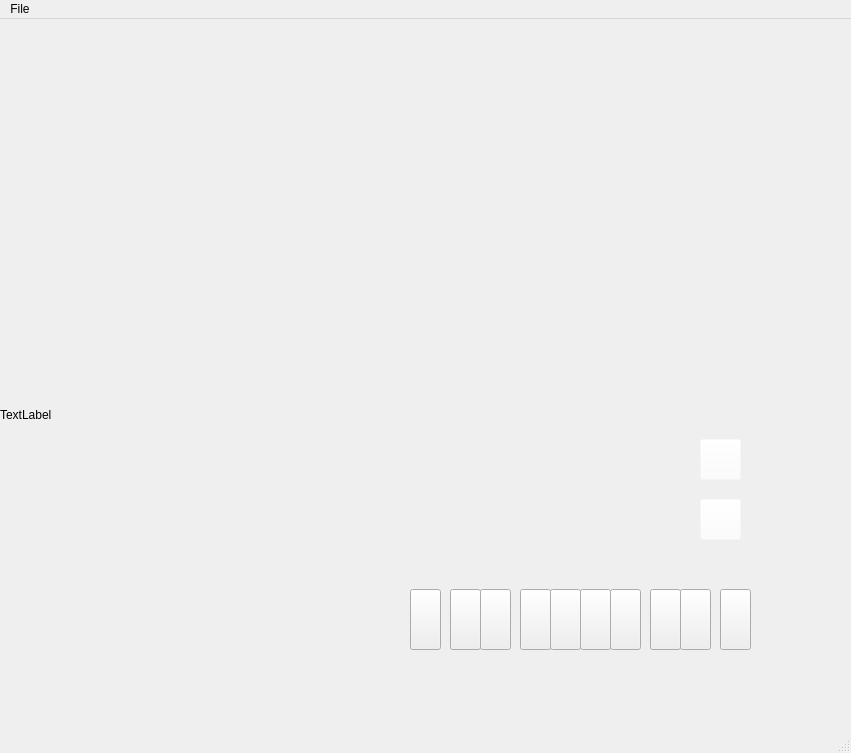
<?xml version="1.0" encoding="UTF-8"?>
<ui version="4.0">
 <class>MainWindow</class>
 <widget class="QMainWindow" name="MainWindow">
  <property name="enabled">
   <bool>true</bool>
  </property>
  <property name="geometry">
   <rect>
    <x>0</x>
    <y>0</y>
    <width>851</width>
    <height>753</height>
   </rect>
  </property>
  <property name="windowTitle">
   <string>MainWindow</string>
  </property>
  <property name="styleSheet">
   <string notr="true"/>
  </property>
  <widget class="QWidget" name="centralwidget">
   <widget class="QPushButton" name="sw9">
    <property name="geometry">
     <rect>
      <x>410</x>
      <y>570</y>
      <width>31</width>
      <height>61</height>
     </rect>
    </property>
    <property name="styleSheet">
     <string notr="true">background-image: url(:/de10 resource/InverseSW.png);</string>
    </property>
    <property name="text">
     <string/>
    </property>
    <property name="checkable">
     <bool>true</bool>
    </property>
    <property name="autoExclusive">
     <bool>true</bool>
    </property>
   </widget>
   <widget class="QPushButton" name="sw8">
    <property name="geometry">
     <rect>
      <x>450</x>
      <y>570</y>
      <width>31</width>
      <height>61</height>
     </rect>
    </property>
    <property name="styleSheet">
     <string notr="true">background-image: url(:/de10 resource/InverseSW.png);</string>
    </property>
    <property name="text">
     <string/>
    </property>
    <property name="checkable">
     <bool>true</bool>
    </property>
   </widget>
   <widget class="QPushButton" name="sw7">
    <property name="geometry">
     <rect>
      <x>480</x>
      <y>570</y>
      <width>31</width>
      <height>61</height>
     </rect>
    </property>
    <property name="styleSheet">
     <string notr="true">background-image: url(:/de10 resource/InverseSW.png);</string>
    </property>
    <property name="text">
     <string/>
    </property>
    <property name="checkable">
     <bool>true</bool>
    </property>
   </widget>
   <widget class="QPushButton" name="sw6">
    <property name="geometry">
     <rect>
      <x>520</x>
      <y>570</y>
      <width>31</width>
      <height>61</height>
     </rect>
    </property>
    <property name="styleSheet">
     <string notr="true">background-image: url(:/de10 resource/InverseSW.png);</string>
    </property>
    <property name="text">
     <string/>
    </property>
    <property name="checkable">
     <bool>true</bool>
    </property>
   </widget>
   <widget class="QPushButton" name="sw5">
    <property name="geometry">
     <rect>
      <x>550</x>
      <y>570</y>
      <width>31</width>
      <height>61</height>
     </rect>
    </property>
    <property name="styleSheet">
     <string notr="true">background-image: url(:/de10 resource/InverseSW.png);</string>
    </property>
    <property name="text">
     <string/>
    </property>
    <property name="checkable">
     <bool>true</bool>
    </property>
   </widget>
   <widget class="QPushButton" name="sw4">
    <property name="geometry">
     <rect>
      <x>580</x>
      <y>570</y>
      <width>31</width>
      <height>61</height>
     </rect>
    </property>
    <property name="styleSheet">
     <string notr="true">background-image: url(:/de10 resource/InverseSW.png);</string>
    </property>
    <property name="text">
     <string/>
    </property>
    <property name="checkable">
     <bool>true</bool>
    </property>
   </widget>
   <widget class="QPushButton" name="sw3">
    <property name="geometry">
     <rect>
      <x>610</x>
      <y>570</y>
      <width>31</width>
      <height>61</height>
     </rect>
    </property>
    <property name="styleSheet">
     <string notr="true">background-image: url(:/de10 resource/InverseSW.png);</string>
    </property>
    <property name="text">
     <string/>
    </property>
    <property name="checkable">
     <bool>true</bool>
    </property>
   </widget>
   <widget class="QPushButton" name="sw2">
    <property name="geometry">
     <rect>
      <x>650</x>
      <y>570</y>
      <width>31</width>
      <height>61</height>
     </rect>
    </property>
    <property name="styleSheet">
     <string notr="true">background-image: url(:/de10 resource/InverseSW.png);</string>
    </property>
    <property name="text">
     <string/>
    </property>
    <property name="checkable">
     <bool>true</bool>
    </property>
   </widget>
   <widget class="QPushButton" name="sw1">
    <property name="geometry">
     <rect>
      <x>680</x>
      <y>570</y>
      <width>31</width>
      <height>61</height>
     </rect>
    </property>
    <property name="styleSheet">
     <string notr="true">background-image: url(:/de10 resource/InverseSW.png);</string>
    </property>
    <property name="text">
     <string/>
    </property>
    <property name="checkable">
     <bool>true</bool>
    </property>
   </widget>
   <widget class="QPushButton" name="sw0">
    <property name="geometry">
     <rect>
      <x>720</x>
      <y>570</y>
      <width>31</width>
      <height>61</height>
     </rect>
    </property>
    <property name="styleSheet">
     <string notr="true">background-image: url(:/de10 resource/InverseSW.png);</string>
    </property>
    <property name="text">
     <string/>
    </property>
    <property name="checkable">
     <bool>true</bool>
    </property>
   </widget>
   <widget class="QPushButton" name="btnkey1">
    <property name="geometry">
     <rect>
      <x>700</x>
      <y>480</y>
      <width>41</width>
      <height>41</height>
     </rect>
    </property>
    <property name="styleSheet">
     <string notr="true">background-image: url(:/de10 resource/clear.png);
background-color: rgba(255, 255, 255, 0);</string>
    </property>
    <property name="text">
     <string/>
    </property>
   </widget>
   <widget class="QPushButton" name="btnkey0">
    <property name="geometry">
     <rect>
      <x>700</x>
      <y>420</y>
      <width>41</width>
      <height>41</height>
     </rect>
    </property>
    <property name="styleSheet">
     <string notr="true">background-image: url(:/de10 resource/clear.png);
background-color: rgba(255, 255, 255, 0);</string>
    </property>
    <property name="text">
     <string/>
    </property>
   </widget>
   <widget class="QLabel" name="de10">
    <property name="geometry">
     <rect>
      <x>0</x>
      <y>10</y>
      <width>911</width>
      <height>771</height>
     </rect>
    </property>
    <property name="sizePolicy">
     <sizepolicy hsizetype="MinimumExpanding" vsizetype="MinimumExpanding">
      <horstretch>0</horstretch>
      <verstretch>0</verstretch>
     </sizepolicy>
    </property>
    <property name="sizeIncrement">
     <size>
      <width>1</width>
      <height>1</height>
     </size>
    </property>
    <property name="autoFillBackground">
     <bool>false</bool>
    </property>
    <property name="styleSheet">
     <string notr="true">background-image: url(:/de10 resource/DE10Lite.png);</string>
    </property>
    <property name="frameShape">
     <enum>QFrame::NoFrame</enum>
    </property>
    <property name="text">
     <string>TextLabel</string>
    </property>
   </widget>
   <widget class="QLabel" name="seg1A">
    <property name="geometry">
     <rect>
      <x>90</x>
      <y>550</y>
      <width>31</width>
      <height>41</height>
     </rect>
    </property>
    <property name="styleSheet">
     <string notr="true">image: url(:/de10rs/de10 resource/A.png);</string>
    </property>
    <property name="text">
     <string/>
    </property>
   </widget>
   <widget class="QLabel" name="seg2A">
    <property name="geometry">
     <rect>
      <x>150</x>
      <y>550</y>
      <width>21</width>
      <height>41</height>
     </rect>
    </property>
    <property name="styleSheet">
     <string notr="true">image: url(:/de10rs/de10 resource/A.png);</string>
    </property>
    <property name="text">
     <string/>
    </property>
   </widget>
   <widget class="QLabel" name="seg3A">
    <property name="geometry">
     <rect>
      <x>190</x>
      <y>550</y>
      <width>51</width>
      <height>41</height>
     </rect>
    </property>
    <property name="styleSheet">
     <string notr="true">image: url(:/de10rs/de10 resource/A.png);</string>
    </property>
    <property name="text">
     <string/>
    </property>
   </widget>
   <widget class="QLabel" name="seg4A">
    <property name="geometry">
     <rect>
      <x>250</x>
      <y>550</y>
      <width>41</width>
      <height>41</height>
     </rect>
    </property>
    <property name="styleSheet">
     <string notr="true">image: url(:/de10rs/de10 resource/A.png);</string>
    </property>
    <property name="text">
     <string/>
    </property>
   </widget>
   <widget class="QLabel" name="seg5A">
    <property name="geometry">
     <rect>
      <x>310</x>
      <y>550</y>
      <width>41</width>
      <height>41</height>
     </rect>
    </property>
    <property name="styleSheet">
     <string notr="true">image: url(:/de10rs/de10 resource/A.png);</string>
    </property>
    <property name="text">
     <string/>
    </property>
   </widget>
   <widget class="QLabel" name="seg6A">
    <property name="geometry">
     <rect>
      <x>360</x>
      <y>550</y>
      <width>51</width>
      <height>41</height>
     </rect>
    </property>
    <property name="styleSheet">
     <string notr="true">image: url(:/de10rs/de10 resource/A.png);</string>
    </property>
    <property name="text">
     <string/>
    </property>
   </widget>
   <widget class="QLabel" name="seg1B">
    <property name="geometry">
     <rect>
      <x>100</x>
      <y>570</y>
      <width>31</width>
      <height>31</height>
     </rect>
    </property>
    <property name="styleSheet">
     <string notr="true">image: url(:/de10rs/de10 resource/B.png);</string>
    </property>
    <property name="text">
     <string/>
    </property>
   </widget>
   <widget class="QLabel" name="seg4B">
    <property name="geometry">
     <rect>
      <x>270</x>
      <y>560</y>
      <width>31</width>
      <height>41</height>
     </rect>
    </property>
    <property name="styleSheet">
     <string notr="true">image: url(:/de10rs/de10 resource/B.png);</string>
    </property>
    <property name="text">
     <string/>
    </property>
   </widget>
   <widget class="QLabel" name="seg5B">
    <property name="geometry">
     <rect>
      <x>320</x>
      <y>560</y>
      <width>41</width>
      <height>41</height>
     </rect>
    </property>
    <property name="styleSheet">
     <string notr="true">image: url(:/de10rs/de10 resource/B.png);</string>
    </property>
    <property name="text">
     <string/>
    </property>
   </widget>
   <widget class="QLabel" name="seg6B">
    <property name="geometry">
     <rect>
      <x>370</x>
      <y>570</y>
      <width>51</width>
      <height>31</height>
     </rect>
    </property>
    <property name="styleSheet">
     <string notr="true">image: url(:/de10rs/de10 resource/B.png);</string>
    </property>
    <property name="text">
     <string/>
    </property>
   </widget>
   <widget class="QLabel" name="seg2B">
    <property name="geometry">
     <rect>
      <x>150</x>
      <y>560</y>
      <width>41</width>
      <height>51</height>
     </rect>
    </property>
    <property name="styleSheet">
     <string notr="true">image: url(:/de10rs/de10 resource/B.png);</string>
    </property>
    <property name="text">
     <string/>
    </property>
   </widget>
   <widget class="QLabel" name="seg3B">
    <property name="geometry">
     <rect>
      <x>200</x>
      <y>570</y>
      <width>51</width>
      <height>31</height>
     </rect>
    </property>
    <property name="styleSheet">
     <string notr="true">image: url(:/de10rs/de10 resource/B.png);</string>
    </property>
    <property name="text">
     <string/>
    </property>
   </widget>
   <widget class="QLabel" name="seg5C">
    <property name="geometry">
     <rect>
      <x>319</x>
      <y>589</y>
      <width>41</width>
      <height>41</height>
     </rect>
    </property>
    <property name="styleSheet">
     <string notr="true">image: url(:/de10rs/de10 resource/C.png);</string>
    </property>
    <property name="text">
     <string/>
    </property>
   </widget>
   <widget class="QLabel" name="seg2C">
    <property name="geometry">
     <rect>
      <x>140</x>
      <y>590</y>
      <width>51</width>
      <height>41</height>
     </rect>
    </property>
    <property name="styleSheet">
     <string notr="true">image: url(:/de10rs/de10 resource/C.png);</string>
    </property>
    <property name="text">
     <string/>
    </property>
   </widget>
   <widget class="QLabel" name="seg3C">
    <property name="geometry">
     <rect>
      <x>190</x>
      <y>590</y>
      <width>61</width>
      <height>41</height>
     </rect>
    </property>
    <property name="styleSheet">
     <string notr="true">image: url(:/de10rs/de10 resource/C.png);</string>
    </property>
    <property name="text">
     <string/>
    </property>
   </widget>
   <widget class="QLabel" name="seg4C">
    <property name="geometry">
     <rect>
      <x>260</x>
      <y>590</y>
      <width>41</width>
      <height>41</height>
     </rect>
    </property>
    <property name="styleSheet">
     <string notr="true">image: url(:/de10rs/de10 resource/C.png);</string>
    </property>
    <property name="text">
     <string/>
    </property>
   </widget>
   <widget class="QLabel" name="seg1C">
    <property name="geometry">
     <rect>
      <x>90</x>
      <y>590</y>
      <width>41</width>
      <height>41</height>
     </rect>
    </property>
    <property name="styleSheet">
     <string notr="true">image: url(:/de10rs/de10 resource/C.png);</string>
    </property>
    <property name="text">
     <string/>
    </property>
    <property name="alignment">
     <set>Qt::AlignLeading|Qt::AlignLeft|Qt::AlignVCenter</set>
    </property>
   </widget>
   <widget class="QLabel" name="seg6C">
    <property name="geometry">
     <rect>
      <x>360</x>
      <y>590</y>
      <width>61</width>
      <height>41</height>
     </rect>
    </property>
    <property name="styleSheet">
     <string notr="true">image: url(:/de10rs/de10 resource/C.png);</string>
    </property>
    <property name="text">
     <string/>
    </property>
   </widget>
   <widget class="QLabel" name="seg1D">
    <property name="geometry">
     <rect>
      <x>70</x>
      <y>600</y>
      <width>51</width>
      <height>41</height>
     </rect>
    </property>
    <property name="styleSheet">
     <string notr="true">image: url(:/de10rs/de10 resource/D.png);</string>
    </property>
    <property name="text">
     <string/>
    </property>
    <property name="alignment">
     <set>Qt::AlignLeading|Qt::AlignLeft|Qt::AlignVCenter</set>
    </property>
   </widget>
   <widget class="QLabel" name="seg3D">
    <property name="geometry">
     <rect>
      <x>180</x>
      <y>600</y>
      <width>51</width>
      <height>41</height>
     </rect>
    </property>
    <property name="styleSheet">
     <string notr="true">image: url(:/de10rs/de10 resource/D.png);</string>
    </property>
    <property name="text">
     <string/>
    </property>
   </widget>
   <widget class="QLabel" name="seg6D">
    <property name="geometry">
     <rect>
      <x>350</x>
      <y>600</y>
      <width>51</width>
      <height>41</height>
     </rect>
    </property>
    <property name="styleSheet">
     <string notr="true">image: url(:/de10rs/de10 resource/D.png);</string>
    </property>
    <property name="text">
     <string/>
    </property>
   </widget>
   <widget class="QLabel" name="seg2D">
    <property name="geometry">
     <rect>
      <x>130</x>
      <y>600</y>
      <width>41</width>
      <height>41</height>
     </rect>
    </property>
    <property name="styleSheet">
     <string notr="true">image: url(:/de10rs/de10 resource/D.png);</string>
    </property>
    <property name="text">
     <string/>
    </property>
   </widget>
   <widget class="QLabel" name="seg4D">
    <property name="geometry">
     <rect>
      <x>240</x>
      <y>600</y>
      <width>51</width>
      <height>41</height>
     </rect>
    </property>
    <property name="styleSheet">
     <string notr="true">image: url(:/de10rs/de10 resource/D.png);</string>
    </property>
    <property name="text">
     <string/>
    </property>
   </widget>
   <widget class="QLabel" name="seg5D">
    <property name="geometry">
     <rect>
      <x>300</x>
      <y>600</y>
      <width>51</width>
      <height>41</height>
     </rect>
    </property>
    <property name="styleSheet">
     <string notr="true">image: url(:/de10rs/de10 resource/D.png);</string>
    </property>
    <property name="text">
     <string/>
    </property>
   </widget>
   <widget class="QLabel" name="seg4E">
    <property name="geometry">
     <rect>
      <x>230</x>
      <y>590</y>
      <width>41</width>
      <height>41</height>
     </rect>
    </property>
    <property name="styleSheet">
     <string notr="true">image: url(:/de10rs/de10 resource/E.png);</string>
    </property>
    <property name="text">
     <string/>
    </property>
   </widget>
   <widget class="QLabel" name="seg3E">
    <property name="geometry">
     <rect>
      <x>170</x>
      <y>590</y>
      <width>51</width>
      <height>31</height>
     </rect>
    </property>
    <property name="styleSheet">
     <string notr="true">image: url(:/de10rs/de10 resource/E.png);</string>
    </property>
    <property name="text">
     <string/>
    </property>
   </widget>
   <widget class="QLabel" name="seg1E">
    <property name="geometry">
     <rect>
      <x>60</x>
      <y>590</y>
      <width>41</width>
      <height>41</height>
     </rect>
    </property>
    <property name="styleSheet">
     <string notr="true">image: url(:/de10rs/de10 resource/E.png);</string>
    </property>
    <property name="text">
     <string/>
    </property>
    <property name="alignment">
     <set>Qt::AlignLeading|Qt::AlignLeft|Qt::AlignVCenter</set>
    </property>
   </widget>
   <widget class="QLabel" name="seg6E">
    <property name="geometry">
     <rect>
      <x>340</x>
      <y>590</y>
      <width>51</width>
      <height>41</height>
     </rect>
    </property>
    <property name="styleSheet">
     <string notr="true">image: url(:/de10rs/de10 resource/E.png);</string>
    </property>
    <property name="text">
     <string/>
    </property>
   </widget>
   <widget class="QLabel" name="seg5E">
    <property name="geometry">
     <rect>
      <x>280</x>
      <y>590</y>
      <width>61</width>
      <height>41</height>
     </rect>
    </property>
    <property name="styleSheet">
     <string notr="true">image: url(:/de10rs/de10 resource/E.png);</string>
    </property>
    <property name="text">
     <string/>
    </property>
   </widget>
   <widget class="QLabel" name="seg2E">
    <property name="enabled">
     <bool>true</bool>
    </property>
    <property name="geometry">
     <rect>
      <x>120</x>
      <y>590</y>
      <width>41</width>
      <height>31</height>
     </rect>
    </property>
    <property name="styleSheet">
     <string notr="true">image: url(:/de10rs/de10 resource/E.png);</string>
    </property>
    <property name="text">
     <string/>
    </property>
   </widget>
   <widget class="QLabel" name="seg4F">
    <property name="geometry">
     <rect>
      <x>230</x>
      <y>560</y>
      <width>51</width>
      <height>41</height>
     </rect>
    </property>
    <property name="styleSheet">
     <string notr="true">image: url(:/de10rs/de10 resource/F.png);</string>
    </property>
    <property name="text">
     <string/>
    </property>
   </widget>
   <widget class="QLabel" name="seg3F">
    <property name="geometry">
     <rect>
      <x>170</x>
      <y>560</y>
      <width>61</width>
      <height>41</height>
     </rect>
    </property>
    <property name="styleSheet">
     <string notr="true">image: url(:/de10rs/de10 resource/F.png);</string>
    </property>
    <property name="text">
     <string/>
    </property>
   </widget>
   <widget class="QLabel" name="seg1F">
    <property name="geometry">
     <rect>
      <x>60</x>
      <y>570</y>
      <width>51</width>
      <height>31</height>
     </rect>
    </property>
    <property name="styleSheet">
     <string notr="true">image: url(:/de10rs/de10 resource/F.png);</string>
    </property>
    <property name="text">
     <string/>
    </property>
    <property name="alignment">
     <set>Qt::AlignLeading|Qt::AlignLeft|Qt::AlignVCenter</set>
    </property>
   </widget>
   <widget class="QLabel" name="seg2F">
    <property name="enabled">
     <bool>true</bool>
    </property>
    <property name="geometry">
     <rect>
      <x>120</x>
      <y>560</y>
      <width>51</width>
      <height>41</height>
     </rect>
    </property>
    <property name="styleSheet">
     <string notr="true">image: url(:/de10rs/de10 resource/F.png);</string>
    </property>
    <property name="text">
     <string/>
    </property>
   </widget>
   <widget class="QLabel" name="seg5F">
    <property name="geometry">
     <rect>
      <x>280</x>
      <y>560</y>
      <width>71</width>
      <height>41</height>
     </rect>
    </property>
    <property name="styleSheet">
     <string notr="true">image: url(:/de10rs/de10 resource/F.png);</string>
    </property>
    <property name="text">
     <string/>
    </property>
   </widget>
   <widget class="QLabel" name="seg6F">
    <property name="geometry">
     <rect>
      <x>340</x>
      <y>570</y>
      <width>61</width>
      <height>31</height>
     </rect>
    </property>
    <property name="styleSheet">
     <string notr="true">image: url(:/de10rs/de10 resource/F.png);</string>
    </property>
    <property name="text">
     <string/>
    </property>
   </widget>
   <widget class="QLabel" name="seg3G">
    <property name="geometry">
     <rect>
      <x>180</x>
      <y>580</y>
      <width>61</width>
      <height>31</height>
     </rect>
    </property>
    <property name="styleSheet">
     <string notr="true">image: url(:/de10rs/de10 resource/G.png);</string>
    </property>
    <property name="text">
     <string/>
    </property>
   </widget>
   <widget class="QLabel" name="seg6G">
    <property name="geometry">
     <rect>
      <x>350</x>
      <y>580</y>
      <width>61</width>
      <height>31</height>
     </rect>
    </property>
    <property name="styleSheet">
     <string notr="true">image: url(:/de10rs/de10 resource/G.png);</string>
    </property>
    <property name="text">
     <string/>
    </property>
   </widget>
   <widget class="QLabel" name="seg4G">
    <property name="geometry">
     <rect>
      <x>240</x>
      <y>580</y>
      <width>51</width>
      <height>31</height>
     </rect>
    </property>
    <property name="styleSheet">
     <string notr="true">image: url(:/de10rs/de10 resource/G.png);</string>
    </property>
    <property name="text">
     <string/>
    </property>
   </widget>
   <widget class="QLabel" name="seg5G">
    <property name="geometry">
     <rect>
      <x>290</x>
      <y>580</y>
      <width>71</width>
      <height>31</height>
     </rect>
    </property>
    <property name="styleSheet">
     <string notr="true">image: url(:/de10rs/de10 resource/G.png);</string>
    </property>
    <property name="text">
     <string/>
    </property>
   </widget>
   <widget class="QLabel" name="seg2G">
    <property name="enabled">
     <bool>true</bool>
    </property>
    <property name="geometry">
     <rect>
      <x>130</x>
      <y>580</y>
      <width>51</width>
      <height>31</height>
     </rect>
    </property>
    <property name="styleSheet">
     <string notr="true">image: url(:/de10rs/de10 resource/G.png);</string>
    </property>
    <property name="text">
     <string/>
    </property>
   </widget>
   <widget class="QLabel" name="seg1G">
    <property name="geometry">
     <rect>
      <x>70</x>
      <y>580</y>
      <width>61</width>
      <height>31</height>
     </rect>
    </property>
    <property name="styleSheet">
     <string notr="true">image: url(:/de10rs/de10 resource/G.png);</string>
    </property>
    <property name="text">
     <string/>
    </property>
    <property name="alignment">
     <set>Qt::AlignLeading|Qt::AlignLeft|Qt::AlignVCenter</set>
    </property>
   </widget>
   <widget class="QLabel" name="ledR0">
    <property name="geometry">
     <rect>
      <x>710</x>
      <y>540</y>
      <width>41</width>
      <height>21</height>
     </rect>
    </property>
    <property name="styleSheet">
     <string notr="true">image: url(:/de10 resource/led.png);</string>
    </property>
    <property name="text">
     <string/>
    </property>
   </widget>
   <widget class="QLabel" name="ledR1">
    <property name="geometry">
     <rect>
      <x>670</x>
      <y>540</y>
      <width>51</width>
      <height>21</height>
     </rect>
    </property>
    <property name="styleSheet">
     <string notr="true">image: url(:/de10 resource/led.png);</string>
    </property>
    <property name="text">
     <string/>
    </property>
   </widget>
   <widget class="QLabel" name="ledR2">
    <property name="geometry">
     <rect>
      <x>640</x>
      <y>540</y>
      <width>51</width>
      <height>21</height>
     </rect>
    </property>
    <property name="styleSheet">
     <string notr="true">image: url(:/de10 resource/led.png);</string>
    </property>
    <property name="text">
     <string/>
    </property>
   </widget>
   <widget class="QLabel" name="ledR9">
    <property name="geometry">
     <rect>
      <x>400</x>
      <y>540</y>
      <width>51</width>
      <height>21</height>
     </rect>
    </property>
    <property name="styleSheet">
     <string notr="true">image: url(:/de10 resource/led.png);</string>
    </property>
    <property name="text">
     <string/>
    </property>
   </widget>
   <widget class="QLabel" name="ledR8">
    <property name="geometry">
     <rect>
      <x>430</x>
      <y>540</y>
      <width>61</width>
      <height>21</height>
     </rect>
    </property>
    <property name="styleSheet">
     <string notr="true">image: url(:/de10 resource/led.png);</string>
    </property>
    <property name="text">
     <string/>
    </property>
   </widget>
   <widget class="QLabel" name="ledR7">
    <property name="geometry">
     <rect>
      <x>470</x>
      <y>540</y>
      <width>51</width>
      <height>21</height>
     </rect>
    </property>
    <property name="styleSheet">
     <string notr="true">image: url(:/de10 resource/led.png);</string>
    </property>
    <property name="text">
     <string/>
    </property>
   </widget>
   <widget class="QLabel" name="ledR6">
    <property name="geometry">
     <rect>
      <x>500</x>
      <y>540</y>
      <width>61</width>
      <height>21</height>
     </rect>
    </property>
    <property name="styleSheet">
     <string notr="true">image: url(:/de10 resource/led.png);</string>
    </property>
    <property name="text">
     <string/>
    </property>
   </widget>
   <widget class="QLabel" name="ledR5">
    <property name="geometry">
     <rect>
      <x>530</x>
      <y>540</y>
      <width>61</width>
      <height>21</height>
     </rect>
    </property>
    <property name="styleSheet">
     <string notr="true">image: url(:/de10 resource/led.png);</string>
    </property>
    <property name="text">
     <string/>
    </property>
   </widget>
   <widget class="QLabel" name="ledR4">
    <property name="geometry">
     <rect>
      <x>570</x>
      <y>540</y>
      <width>51</width>
      <height>21</height>
     </rect>
    </property>
    <property name="styleSheet">
     <string notr="true">image: url(:/de10 resource/led.png);</string>
    </property>
    <property name="text">
     <string/>
    </property>
   </widget>
   <widget class="QLabel" name="ledR3">
    <property name="geometry">
     <rect>
      <x>600</x>
      <y>540</y>
      <width>61</width>
      <height>21</height>
     </rect>
    </property>
    <property name="styleSheet">
     <string notr="true">image: url(:/de10 resource/led.png);</string>
    </property>
    <property name="text">
     <string/>
    </property>
   </widget>
   <widget class="QLabel" name="seg1H">
    <property name="geometry">
     <rect>
      <x>90</x>
      <y>610</y>
      <width>61</width>
      <height>41</height>
     </rect>
    </property>
    <property name="styleSheet">
     <string notr="true">image: url(:/de10rs/de10 resource/H.png);</string>
    </property>
    <property name="text">
     <string/>
    </property>
   </widget>
   <widget class="QLabel" name="seg2H">
    <property name="geometry">
     <rect>
      <x>140</x>
      <y>610</y>
      <width>71</width>
      <height>41</height>
     </rect>
    </property>
    <property name="styleSheet">
     <string notr="true">image: url(:/de10rs/de10 resource/H.png);</string>
    </property>
    <property name="text">
     <string/>
    </property>
   </widget>
   <widget class="QLabel" name="seg3H">
    <property name="geometry">
     <rect>
      <x>200</x>
      <y>610</y>
      <width>71</width>
      <height>41</height>
     </rect>
    </property>
    <property name="styleSheet">
     <string notr="true">image: url(:/de10rs/de10 resource/H.png);</string>
    </property>
    <property name="text">
     <string/>
    </property>
   </widget>
   <widget class="QLabel" name="seg4H">
    <property name="geometry">
     <rect>
      <x>250</x>
      <y>610</y>
      <width>81</width>
      <height>41</height>
     </rect>
    </property>
    <property name="styleSheet">
     <string notr="true">image: url(:/de10rs/de10 resource/H.png);</string>
    </property>
    <property name="text">
     <string/>
    </property>
   </widget>
   <widget class="QLabel" name="seg5H">
    <property name="geometry">
     <rect>
      <x>310</x>
      <y>610</y>
      <width>81</width>
      <height>41</height>
     </rect>
    </property>
    <property name="styleSheet">
     <string notr="true">image: url(:/de10rs/de10 resource/H.png);</string>
    </property>
    <property name="text">
     <string/>
    </property>
   </widget>
   <widget class="QLabel" name="seg6H">
    <property name="geometry">
     <rect>
      <x>360</x>
      <y>610</y>
      <width>81</width>
      <height>41</height>
     </rect>
    </property>
    <property name="styleSheet">
     <string notr="true">image: url(:/de10rs/de10 resource/H.png);</string>
    </property>
    <property name="text">
     <string/>
    </property>
   </widget>
   <zorder>de10</zorder>
   <zorder>sw9</zorder>
   <zorder>sw8</zorder>
   <zorder>sw7</zorder>
   <zorder>sw6</zorder>
   <zorder>sw5</zorder>
   <zorder>sw4</zorder>
   <zorder>sw3</zorder>
   <zorder>sw2</zorder>
   <zorder>sw1</zorder>
   <zorder>sw0</zorder>
   <zorder>btnkey1</zorder>
   <zorder>btnkey0</zorder>
   <zorder>seg1A</zorder>
   <zorder>seg2A</zorder>
   <zorder>seg3A</zorder>
   <zorder>seg4A</zorder>
   <zorder>seg5A</zorder>
   <zorder>seg6A</zorder>
   <zorder>seg1B</zorder>
   <zorder>seg4B</zorder>
   <zorder>seg5B</zorder>
   <zorder>seg6B</zorder>
   <zorder>seg2B</zorder>
   <zorder>seg3B</zorder>
   <zorder>seg5C</zorder>
   <zorder>seg2C</zorder>
   <zorder>seg3C</zorder>
   <zorder>seg4C</zorder>
   <zorder>seg1C</zorder>
   <zorder>seg6C</zorder>
   <zorder>seg1D</zorder>
   <zorder>seg3D</zorder>
   <zorder>seg6D</zorder>
   <zorder>seg2D</zorder>
   <zorder>seg4D</zorder>
   <zorder>seg5D</zorder>
   <zorder>seg4E</zorder>
   <zorder>seg3E</zorder>
   <zorder>seg1E</zorder>
   <zorder>seg6E</zorder>
   <zorder>seg5E</zorder>
   <zorder>seg2E</zorder>
   <zorder>seg4F</zorder>
   <zorder>seg3F</zorder>
   <zorder>seg1F</zorder>
   <zorder>seg2F</zorder>
   <zorder>seg5F</zorder>
   <zorder>seg6F</zorder>
   <zorder>seg3G</zorder>
   <zorder>seg6G</zorder>
   <zorder>seg4G</zorder>
   <zorder>seg5G</zorder>
   <zorder>seg2G</zorder>
   <zorder>seg1G</zorder>
   <zorder>ledR0</zorder>
   <zorder>ledR1</zorder>
   <zorder>ledR2</zorder>
   <zorder>ledR9</zorder>
   <zorder>ledR8</zorder>
   <zorder>ledR7</zorder>
   <zorder>ledR6</zorder>
   <zorder>ledR5</zorder>
   <zorder>ledR4</zorder>
   <zorder>ledR3</zorder>
   <zorder>seg1H</zorder>
   <zorder>seg2H</zorder>
   <zorder>seg3H</zorder>
   <zorder>seg4H</zorder>
   <zorder>seg5H</zorder>
   <zorder>seg6H</zorder>
  </widget>
  <widget class="QMenuBar" name="menubar">
   <property name="geometry">
    <rect>
     <x>0</x>
     <y>0</y>
     <width>851</width>
     <height>25</height>
    </rect>
   </property>
   <widget class="QMenu" name="menuFile">
    <property name="title">
     <string>File</string>
    </property>
   </widget>
   <addaction name="menuFile"/>
  </widget>
  <widget class="QStatusBar" name="statusbar"/>
 </widget>
 <resources/>
 <connections/>
</ui>
